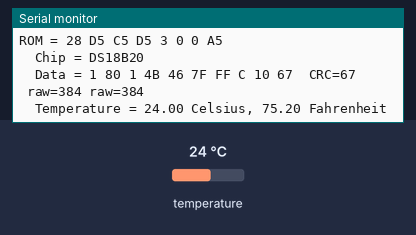
Bench run of a sketch on a simulated Arduino Uno, built with avr-gcc and run on an emulated ATmega328P. Shown: the last lines printed to the serial monitor. The inputs (shaded band) are chosen by the test bench; at power-on: temperature 24 °C.

Above: at 3.3 s.
3.4 s: temperature set to 12 °C
At 4.2 s:
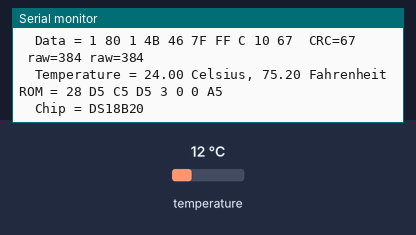
7.6 s: temperature set to 19 °C
At 8.8 s:
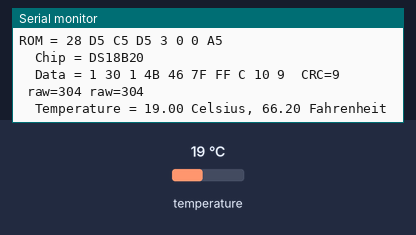
13.3 s: temperature set to 28 °C
At 14.2 s:
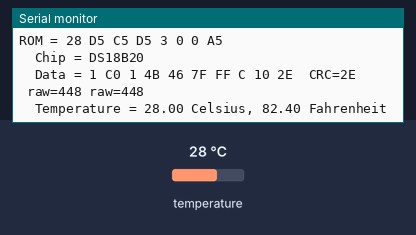
16.6 s: temperature set to 33 °C
At 17.8 s:
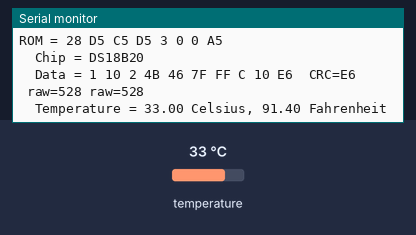
20.2 s: temperature set to 0 °C
At 21.4 s:
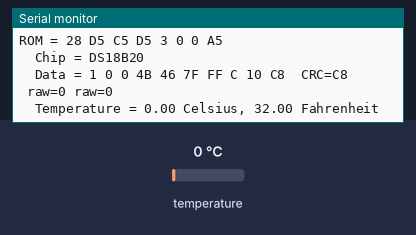
23.8 s: temperature set to 10 °C
At 24.6 s:
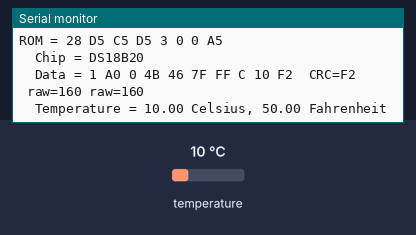
Timing chart, 0 to 26.8 s (numbered marks = the images above; inputs shaded):
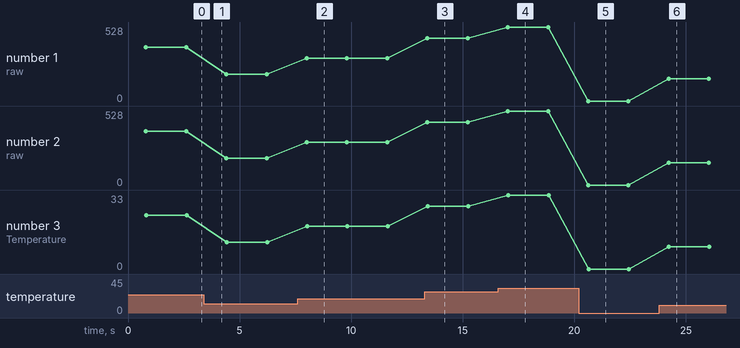

Measured:
- after the input at 7.6 s, the serial monitor: prints a new line after 0.37 s (image 2)
- after the input at 13.3 s, the serial monitor: prints a new line after 0.07 s (image 3)
- after the input at 16.6 s, the serial monitor: prints a new line after 0.38 s (image 4)
- after the input at 20.2 s, the serial monitor: prints a new line after 0.38 s (image 5)
- after the input at 23.8 s, the serial monitor: prints a new line after 0.38 s (image 6)
- plotted number 1: 384 → 192 after the input at 3.4 s, 192 → 304 after the input at 7.6 s, 304 → 448 after the input at 13.3 s, 448 → 528 after the input at 16.6 s, 0 → 160 after the input at 23.8 s
- plotted number 2: 384 → 192 after the input at 3.4 s, 192 → 304 after the input at 7.6 s, 304 → 448 after the input at 13.3 s, 448 → 528 after the input at 16.6 s, 0 → 160 after the input at 23.8 s
- plotted number 3: 24 → 12 after the input at 3.4 s, 12 → 19 after the input at 7.6 s, 28 → 33 after the input at 16.6 s

The sketch:

DS18x20_STEND.ino
```cpp
#include <OneWire.h>

// OneWire DS18S20, DS18B20, DS1822 Temperature Example
//
// http://www.pjrc.com/teensy/td_libs_OneWire.html
//
// The DallasTemperature library can do all this work for you!
// http://milesburton.com/Dallas_Temperature_Control_Library

OneWire  ds(10);  // on pin 10

void setup(void) {
  Serial.begin(9600);
}

void loop(void) {
  byte i;
  byte present = 0;
  byte type_s;
  byte data[12];
  byte addr[8];
  byte addr1[8]={0x28, 0xD9, 0xF4, 0xD5, 0x3, 0x0, 0x0, 0x91};
  byte addr2[8]={0x28, 0xD5, 0xC5, 0xD5, 0x3, 0x0, 0x0, 0xA5};
  float celsius, fahrenheit;
/*
  if ( !ds.search(addr)) {
    Serial.println("No more addresses.");
    Serial.println();
    ds.reset_search();
    delay(250);
    return;
  }
*/

  for ( i = 0; i < 8; i++ )
    addr[i]=addr2[i];

  Serial.print("ROM =");
  for( i = 0; i < 8; i++) {
    Serial.write(' ');
    Serial.print(addr[i], HEX);
  }

  if (OneWire::crc8(addr, 7) != addr[7]) {
      Serial.println("CRC is not valid!");
      return;
  }
  Serial.println();

  // the first ROM byte indicates which chip
  switch (addr[0]) {
    case 0x10:
      Serial.println("  Chip = DS18S20");  // or old DS1820
      type_s = 1;
      break;
    case 0x28:
      Serial.println("  Chip = DS18B20");
      type_s = 0;
      break;
    case 0x22:
      Serial.println("  Chip = DS1822");
      type_s = 0;
      break;
    default:
      Serial.println("Device is not a DS18x20 family device.");
      return;
  }

  ds.reset();
  //ds.select(addr);
  ds.skip();                // skip rom, send next command for all devices
  ds.write(0x44,1);         // start conversion, with parasite power on at the end

  delay(750);     // maybe 750ms is enough, maybe not
  // we might do a ds.depower() here, but the reset will take care of it.

  present = ds.reset();
  ds.select(addr);
  ds.write(0xBE);         // Read Scratchpad

  Serial.print("  Data = ");
  Serial.print(present,HEX);
  Serial.print(" ");
  for ( i = 0; i < 9; i++) {           // we need 9 bytes
    data[i] = ds.read();
    Serial.print(data[i], HEX);
    Serial.print(" ");
  }
  Serial.print(" CRC=");
  Serial.print(OneWire::crc8(data, 8), HEX);
  Serial.println();

  // convert the data to actual temperature

  unsigned int raw = (data[1] << 8) | data[0];
  if (type_s) {
    raw = raw << 3; // 9 bit resolution default
    if (data[7] == 0x10) {
      // count remain gives full 12 bit resolution
      raw = (raw & 0xFFF0) + 12 - data[6];
    }
  } else {
    byte cfg = (data[4] & 0x60);
    if (cfg == 0x00) raw = raw << 3;  // 9 bit resolution, 93.75 ms
    else if (cfg == 0x20) raw = raw << 2; // 10 bit res, 187.5 ms
    else if (cfg == 0x40) raw = raw << 1; // 11 bit res, 375 ms
    // default is 12 bit resolution, 750 ms conversion time
  }
  Serial.print(" raw=");
  Serial.print(raw);
  int sign = 1;
  if (data[1]&128)
  {
    raw = ~raw+1;
    sign=-1;
  }

  Serial.print(" raw=");
  Serial.print(raw);
  Serial.println();


  celsius = (sign==-1?(float)raw / 16.0 * (float) sign: (float)raw / 16.0);
  fahrenheit = celsius * 1.8 + 32.0;

  Serial.print("  Temperature = ");
  Serial.print(celsius);
  Serial.print(" Celsius, ");
  Serial.print(fahrenheit);
  Serial.println(" Fahrenheit");
  delay(1000);
}
```
